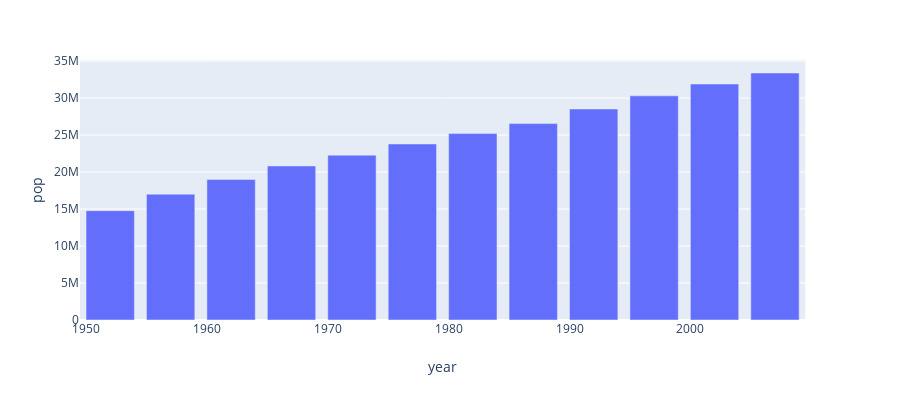

The code cell stored with this chart in its notebook:
### Markdown cell above
### Task 2: Quick Visualizations with Custom Bar Charts
***
Note: If you are starting the notebook from this task, you can run cells from all the previous tasks in the kernel by going to the top menu and Kernel > Restart and Run All
***

### Code cell
data_canada = px.data.gapminder().query("country == 'Canada'")
fig = px.bar(data_canada, x='year', y='pop', height=400)
fig.show()

### Figure 1 — Plotly figure (JSON) as saved in the notebook; plotly's stock layout.template omitted (floating-point values rounded to 4 significant figures)
{"data": [{"alignmentgroup": "True", "hoverlabel": {"namelength": 0}, "hovertemplate": "year=%{x}<br>pop=%{y}", "legendgroup": "", "marker": {"color": "#636efa"}, "name": "", "offsetgroup": "", "orientation": "v", "showlegend": false, "textposition": "auto", "type": "bar", "x": [1952, 1957, 1962, 1967, 1972, 1977, 1982, 1987, 1992, 1997, 2002, 2007], "xaxis": "x", "y": [14785584, 17010154, 18985849, 20819767, 22284500, 23796400, 25201900, 26549700, 28523502, 30305843, 31902268, 33390141], "yaxis": "y"}], "layout": {"barmode": "relative", "height": 400, "legend": {"tracegroupgap": 0}, "margin": {"t": 60}, "xaxis": {"anchor": "y", "domain": [0, 0.98], "title": {"text": "year"}}, "yaxis": {"anchor": "x", "domain": [0, 1], "title": {"text": "pop"}}}}
